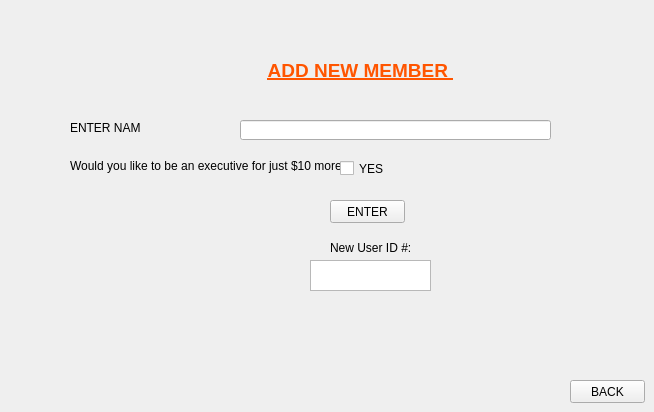
    <widget class="QWidget" name="ADD_MEMBER">
     <widget class="QLabel" name="enterNameLabel">
      <property name="geometry">
       <rect>
        <x>70</x>
        <y>120</y>
        <width>71</width>
        <height>16</height>
       </rect>
      </property>
      <property name="text">
       <string>ENTER NAME</string>
      </property>
     </widget>
     <widget class="QLabel" name="executiveOrNotLabel">
      <property name="geometry">
       <rect>
        <x>70</x>
        <y>150</y>
        <width>451</width>
        <height>31</height>
       </rect>
      </property>
      <property name="text">
       <string>Would you like to be an executive for just $10 more ?</string>
      </property>
     </widget>
     <widget class="QLineEdit" name="nameInputLine">
      <property name="geometry">
       <rect>
        <x>240</x>
        <y>120</y>
        <width>311</width>
        <height>20</height>
       </rect>
      </property>
     </widget>
     <widget class="QCheckBox" name="executive_checkBox">
      <property name="geometry">
       <rect>
        <x>340</x>
        <y>160</y>
        <width>70</width>
        <height>17</height>
       </rect>
      </property>
      <property name="text">
       <string>YES</string>
      </property>
     </widget>
     <widget class="QPushButton" name="backButton_addMember">
      <property name="geometry">
       <rect>
        <x>570</x>
        <y>380</y>
        <width>75</width>
        <height>23</height>
       </rect>
      </property>
      <property name="text">
       <string>BACK</string>
      </property>
     </widget>
     <widget class="QLabel" name="ADD_MEMBER_TITLE">
      <property name="geometry">
       <rect>
        <x>200</x>
        <y>50</y>
        <width>321</width>
        <height>41</height>
       </rect>
      </property>
      <property name="text">
       <string>&lt;html&gt;&lt;head/&gt;&lt;body&gt;&lt;p align=&quot;center&quot;&gt;&lt;span style=&quot; font-size:14pt; font-weight:600; text-decoration: underline; color:#ff5500;&quot;&gt;ADD NEW MEMBER &lt;/span&gt;&lt;/p&gt;&lt;/body&gt;&lt;/html&gt;</string>
      </property>
     </widget>
     <widget class="QPushButton" name="enterButtonForAddMember">
      <property name="geometry">
       <rect>
        <x>330</x>
        <y>200</y>
        <width>75</width>
        <height>23</height>
       </rect>
      </property>
      <property name="text">
       <string>ENTER</string>
      </property>
     </widget>
     <widget class="QTextBrowser" name="informUserID">
      <property name="geometry">
       <rect>
        <x>310</x>
        <y>260</y>
        <width>121</width>
        <height>31</height>
       </rect>
      </property>
     </widget>
     <widget class="QLabel" name="label_6">
      <property name="geometry">
       <rect>
        <x>330</x>
        <y>240</y>
        <width>91</width>
        <height>16</height>
       </rect>
      </property>
      <property name="text">
       <string>&lt;html&gt;&lt;head/&gt;&lt;body&gt;&lt;p&gt;New User ID #:&lt;/p&gt;&lt;/body&gt;&lt;/html&gt;</string>
      </property>
     </widget>
    </widget>
